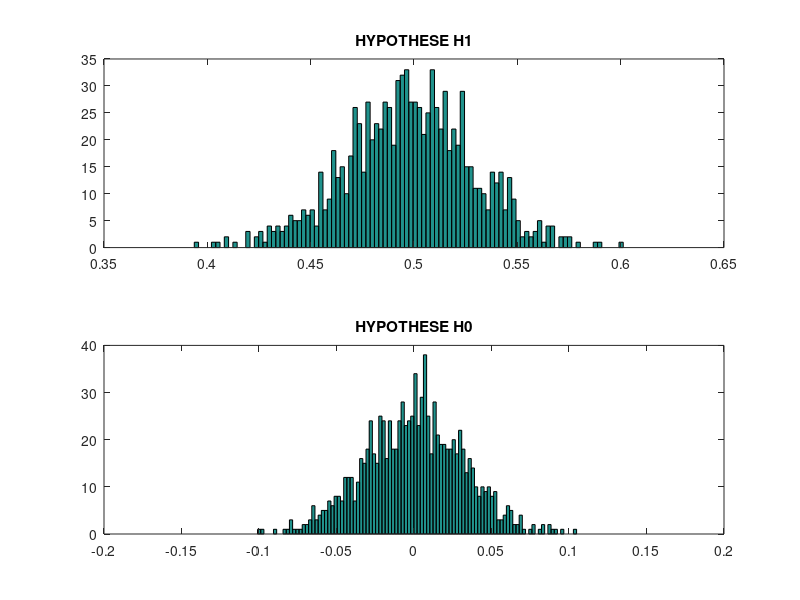
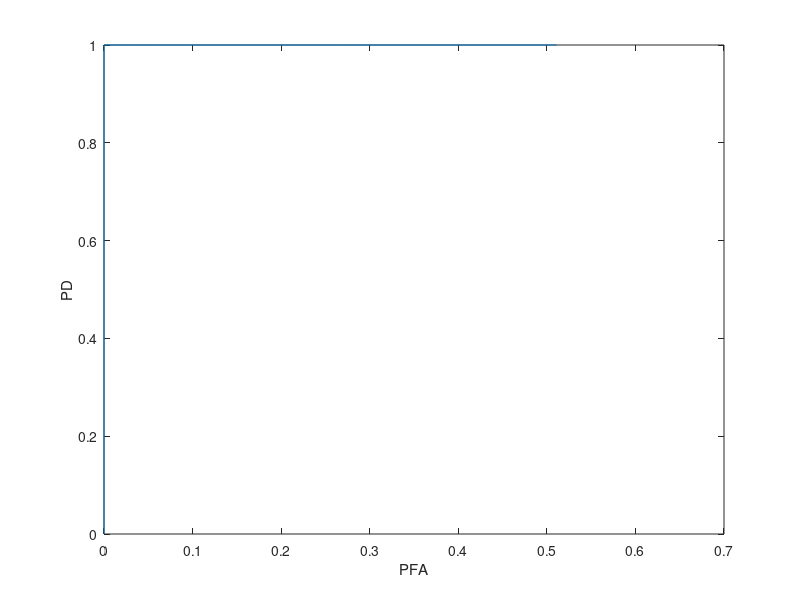
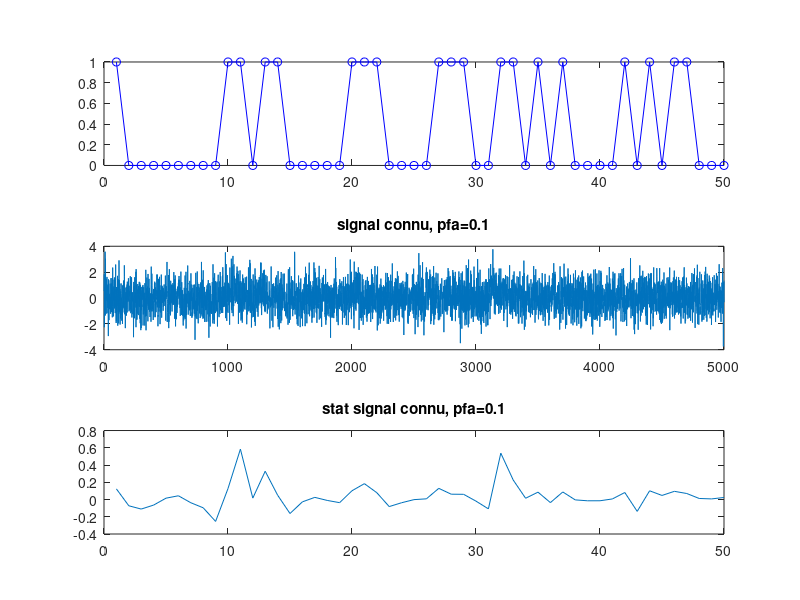

These figures' MATLAB source, in order:
%% TP Detection
%Detection d'un signal constant dans un bruit

clc
clear all
close all


A =.5;
N = 1000;
M = 1000;


%% HYPOTHESE H0
for i=1 : M
    x  = randn(1,N);
    T(i) = mean(x);
end

mean(T);
var(T);
% figure();
% hist(T,100);
% title('HYPOTHESE H0')


%% HYPOTHESE H1
for i=1 : M
    x  = randn(1,N)+A;
    U(i) = mean(x);
end
% figure();
% hist(U,100);
% title('HYPOTHESE H1')

figure();
subplot(2,1,1)
hist(U,100);
title('HYPOTHESE H1')
subplot(2,1,2)
hist(T,100);
title('HYPOTHESE H0')
%% Calcul de PFA et PD

gama=[0.0:0.01:1.0]
PFA =zeros(1,length(gama));
for n = 1:length(gama)
    for i= 1:M
        if(T(i)>gama(n))PFA(n) = PFA(n)+1;
        end
    end
    PFA(n) = PFA(n)/M; 
   
end

PD =zeros(1,length(gama) );
for n = 1:length(gama) 
    for i= 1:M
        if(U(i)>gama(n))
            PD(n) = PD(n)+1;
        end
    end
    PD(n) = PD(n)/M;
end

figure()
plot(PFA,PD)
xlabel('PFA');
ylabel('PD');


%% Test signal connu

load('signalconnu.mat','signalconnu');
gama2 = 0.05
for j= 1:50
    Tsig(j) = mean(signalconnu(1+(j-1)*100:j*100));
    if(Tsig(j)>gama2)
        H(j) = 1;
    else
        H(j) =0;
    end
end    
    
figure()
subplot(3,1,1);
plot(H,'-ob')
subplot(3,1,2);
plot(signalconnu)
title('signal connu, pfa=0.1')
subplot(3,1,3);
plot(Tsig)
title('stat signal connu, pfa=0.1')





















